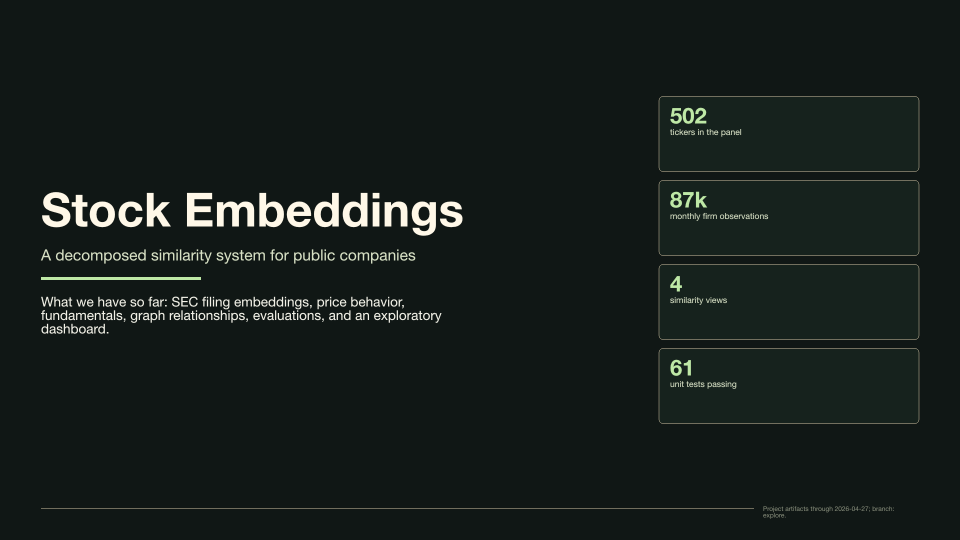
#> input picture report/presentations/stock_embeddings_current_state/scratch/pptx_slide_01.png, 1920 x 1080 px (shown at 1/2 size); its folder holds only this picture in this run
$ python make_contact_sheet.py
#> lines starting #> are read from the running program, lines starting #| are printed output that depends on the picture
from pathlib import Path

from PIL import Image, ImageDraw


ROOT = Path(__file__).resolve().parents[1]
SCRATCH = ROOT / "scratch"


def main() -> None:
    files = sorted(SCRATCH.glob("pptx_slide_*.png"))
    thumb_w, thumb_h = 480, 270
    margin = 28
    label_h = 28
    cols = 3
    rows = (len(files) + cols - 1) // cols
    sheet_w = cols * (thumb_w + margin) + margin
    sheet_h = rows * (thumb_h + label_h + margin) + margin

    sheet = Image.new("RGB", (sheet_w, sheet_h), (244, 236, 217))
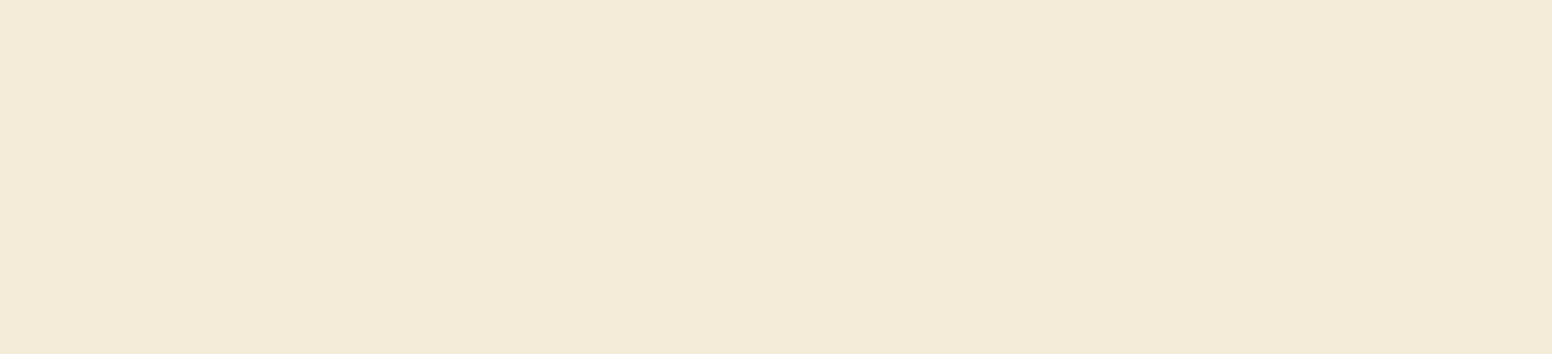
#> sheet: PIL image 1552x354 RGB; mean R, G, B 244, 236, 217
    draw = ImageDraw.Draw(sheet)

    for idx, file_path in enumerate(files):
        image = Image.open(file_path).convert("RGB")
        image.thumbnail((thumb_w, thumb_h))
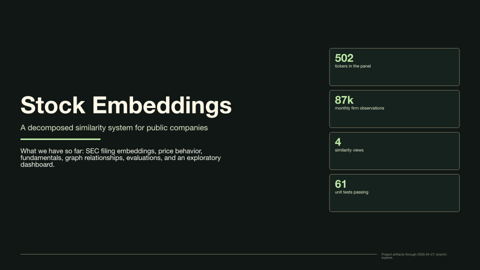
#> image: PIL image 480x270 RGB; mean R, G, B 22.7, 30.3, 27.3
        thumb = Image.new("RGB", (thumb_w, thumb_h), (255, 248, 232))
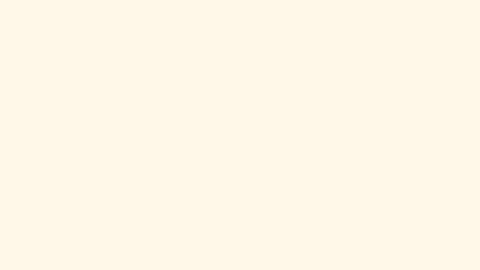
#> thumb: PIL image 480x270 RGB; mean R, G, B 255, 248, 232
        thumb.paste(image, ((thumb_w - image.width) // 2, (thumb_h - image.height) // 2))

        x = margin + (idx % cols) * (thumb_w + margin)
        y = margin + (idx // cols) * (thumb_h + label_h + margin)
        sheet.paste(thumb, (x, y))
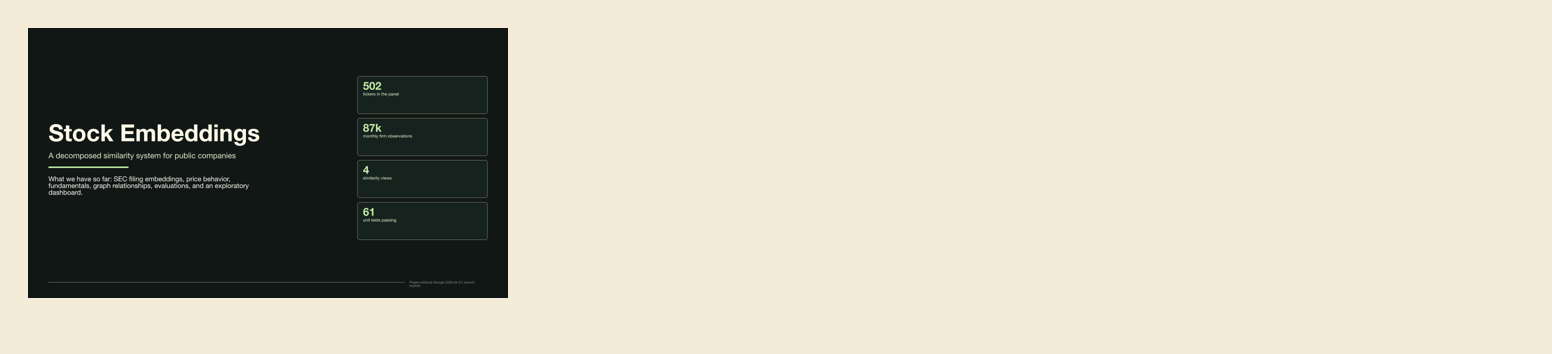
#> sheet: PIL image 1552x354 RGB; mean R, G, B 191.8, 187.5, 172.2
        draw.text(
            (x, y + thumb_h + 6),
            file_path.stem.replace("pptx_slide_", "Slide "),
            fill=(23, 32, 27),
        )

    sheet.save(SCRATCH / "pptx_contact_sheet.png")


if __name__ == "__main__":
    main()

$ run again, on report/presentations/stock_embeddings_current_state/scratch/pptx_slide_05.png
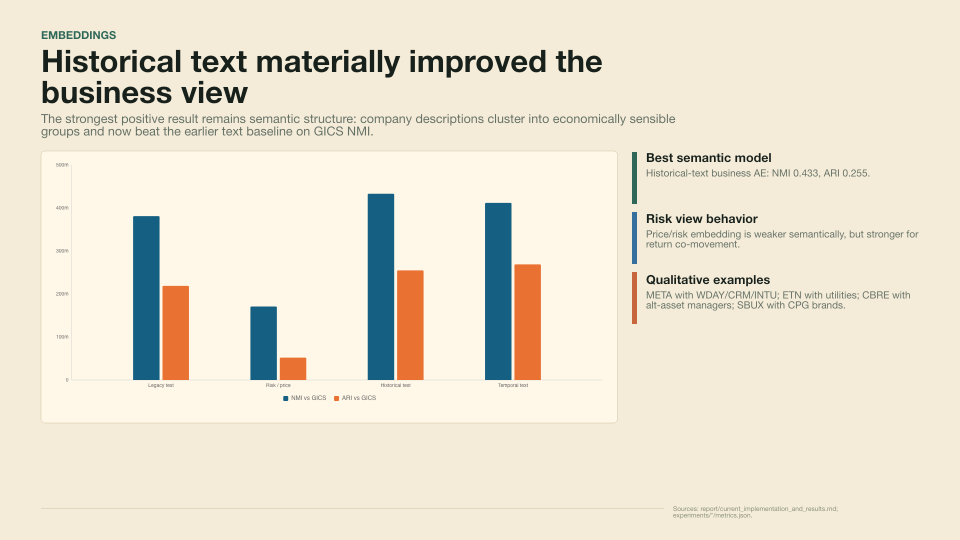
#> input picture report/presentations/stock_embeddings_current_state/scratch/pptx_slide_05.png, 1920 x 1080 px (shown at 1/2 size)
#> in main, `image.thumbnail((thumb_w, thumb_h))`:
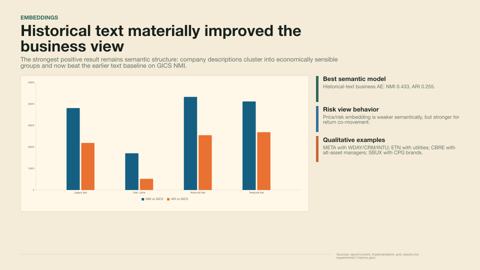
#> image: PIL image 480x270 RGB; mean R, G, B 234.5, 227.8, 210.8
#> in main, `sheet.paste(thumb, (x, y))`:
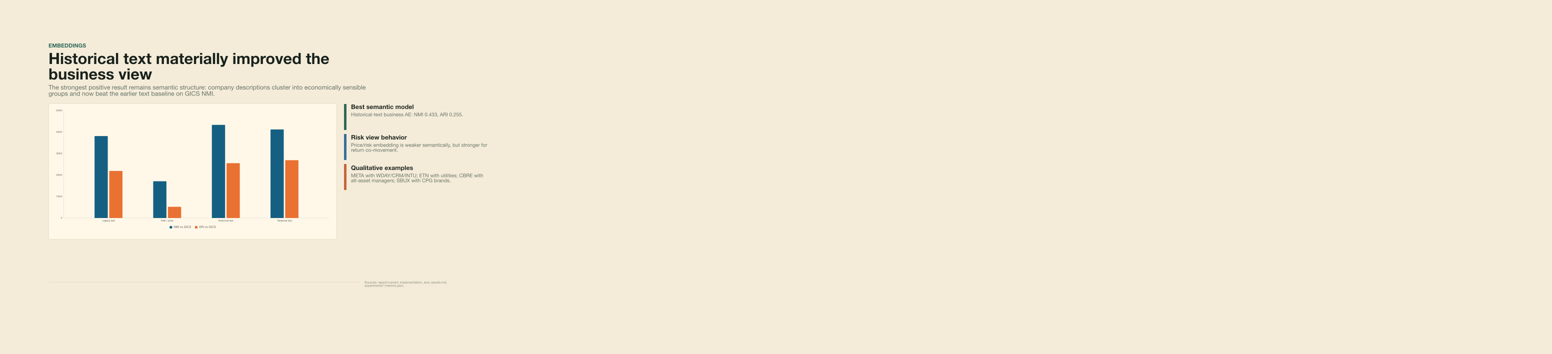
#> sheet: PIL image 1552x354 RGB; mean R, G, B 241.8, 234.1, 215.5

$ run again, on report/presentations/stock_embeddings_current_state/scratch/pptx_slide_07.png
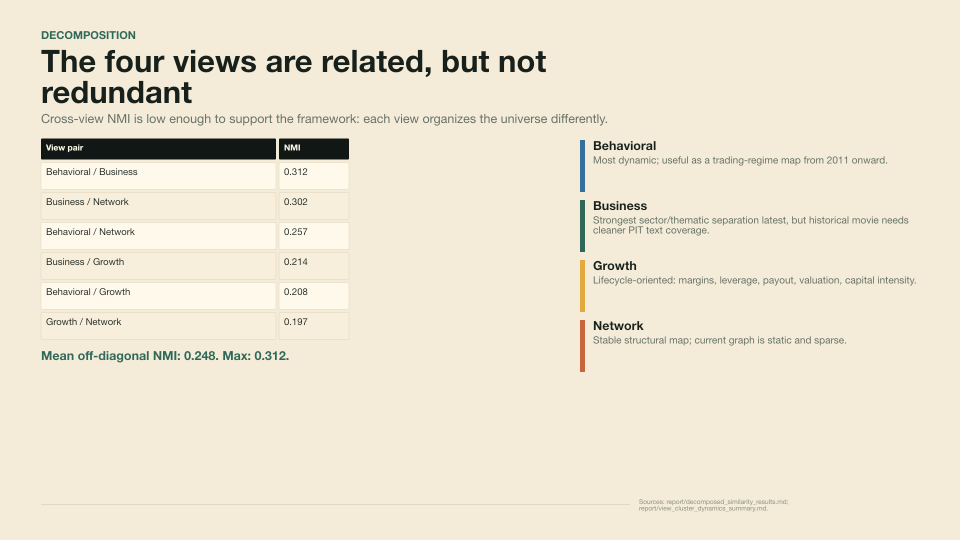
#> input picture report/presentations/stock_embeddings_current_state/scratch/pptx_slide_07.png, 1920 x 1080 px (shown at 1/2 size)
#> in main, `image.thumbnail((thumb_w, thumb_h))`:
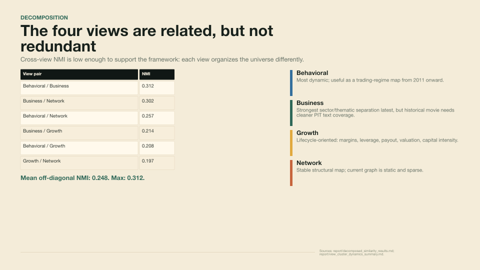
#> image: PIL image 480x270 RGB; mean R, G, B 236.7, 229.5, 211.2
#> in main, `sheet.paste(thumb, (x, y))`:
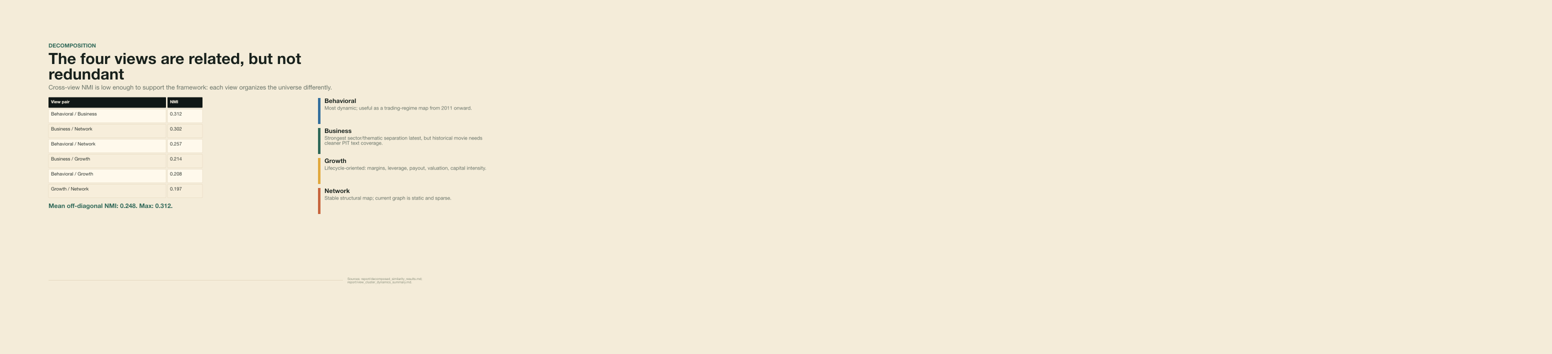
#> sheet: PIL image 1552x354 RGB; mean R, G, B 242.3, 234.5, 215.6

$ run again, on report/presentations/stock_embeddings_current_state/scratch/pptx_slide_02.png
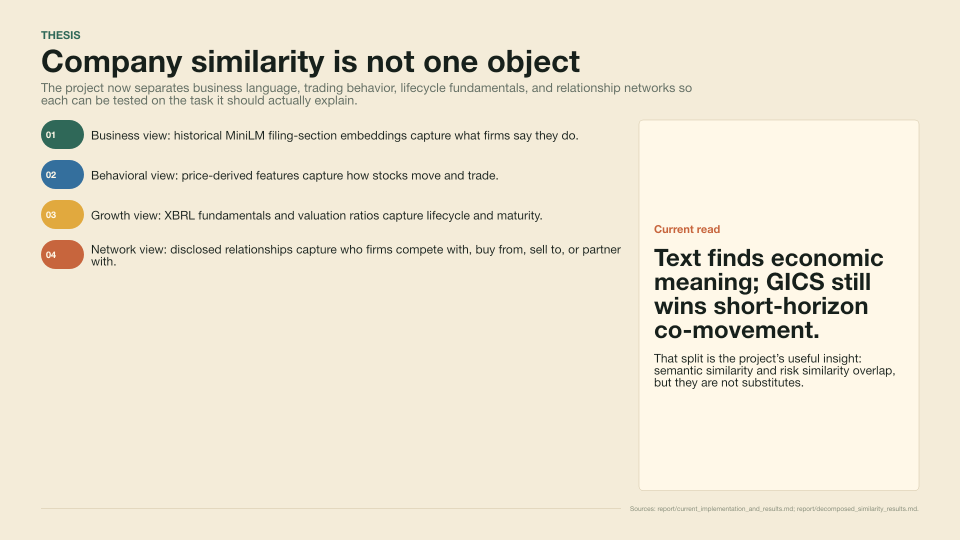
#> input picture report/presentations/stock_embeddings_current_state/scratch/pptx_slide_02.png, 1920 x 1080 px (shown at 1/2 size)
#> in main, `sheet.paste(thumb, (x, y))`:
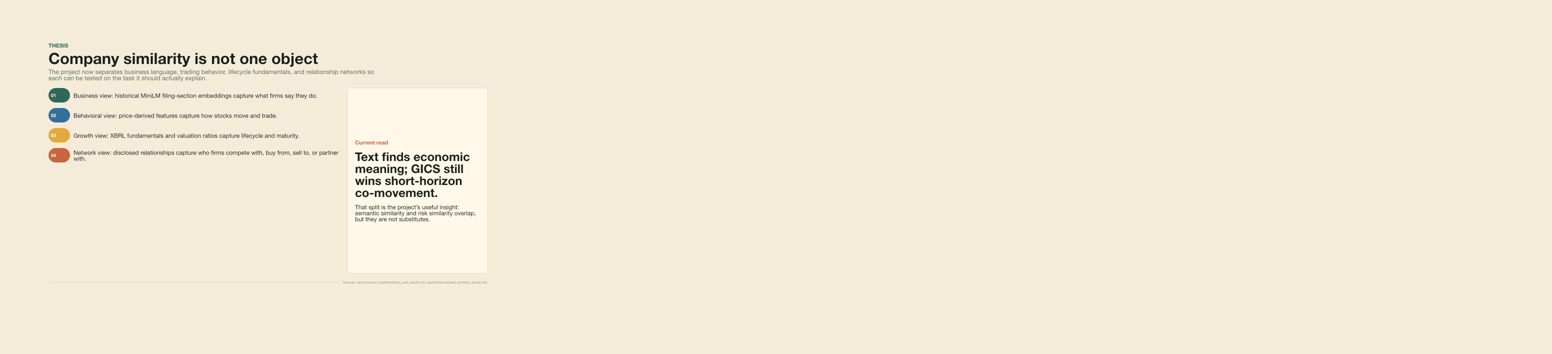
#> sheet: PIL image 1552x354 RGB; mean R, G, B 242.5, 234.7, 215.9
